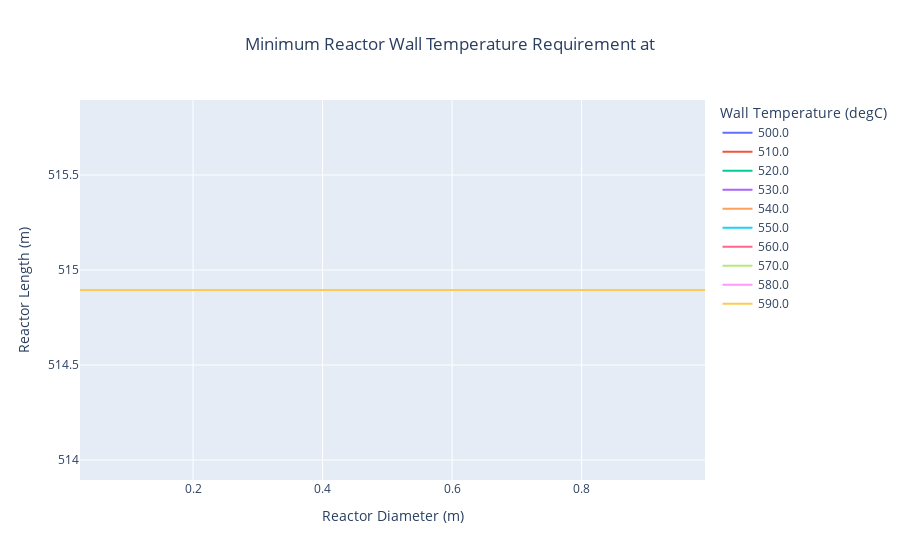

Source (notebook cell):
### Code cell
def torr_sizing(t1,t2,cp,mfr):
    x = PrettyTable()
    x.field_names=["Diameter","Wall Temp","Length"]
    reactor_diameter = np.arange(0.0254,1.0,0.0254)
    wall_temp = np.arange(t2+200,t2+300,10.0)
    print(wall_temp)
    results = np.zeros(shape=(len(reactor_diameter),len(wall_temp)))
    print(len(reactor_diameter),len(wall_temp))

    for i in range(0,len(reactor_diameter)):
        for j in range(0,len(wall_temp)):
            T = maths.kelvin(wt)
            l = ((32*u_g*(2-oslash_a))/(5*P*oslash_a))*np.sqrt((R_g*T)/(2*np.pi*M))
            laod = ((2*l)+(2*a))/d
            h_wp = ((4*k_g)/d)*(((1+laod)*np.log(1+(1/laod)))-1)
            h_ws = (oslash_w*h_wp)+((1-oslash_w)*((2*k_g/d)/(np.sqrt(2)+laod)))
            results[i,j] = -np.log((wt-t2)/(wt-t1))*((mfr*cp)/(h_ws*np.pi*dia))
            x.add_row([reactor_diameter[i],wall_temp[j],results[i,j]])
    print(x)
        
    fig = go.Figure()
    for i in range(0,len(wall_temp)):
        fig.add_trace(go.Scatter(x=reactor_diameter,y=results[:,i],name=(str(round(wall_temp[i],2)))))
    fig.update_xaxes(title="Reactor Diameter (m)")
    fig.update_yaxes(title="Reactor Length (m)")
    fig.update_layout(
        showlegend=True,
        legend=dict(title="Wall Temperature (degC)"),
        title = "Minimum Reactor Wall Temperature Requirement at ",
        title_x = 0.5
    )
    return fig

temp1 = 180
temp2 = 300
cp_this = 2.6181
mfrate = 100.0
torr_sizing(temp1,temp2,cp_this,mfrate)
